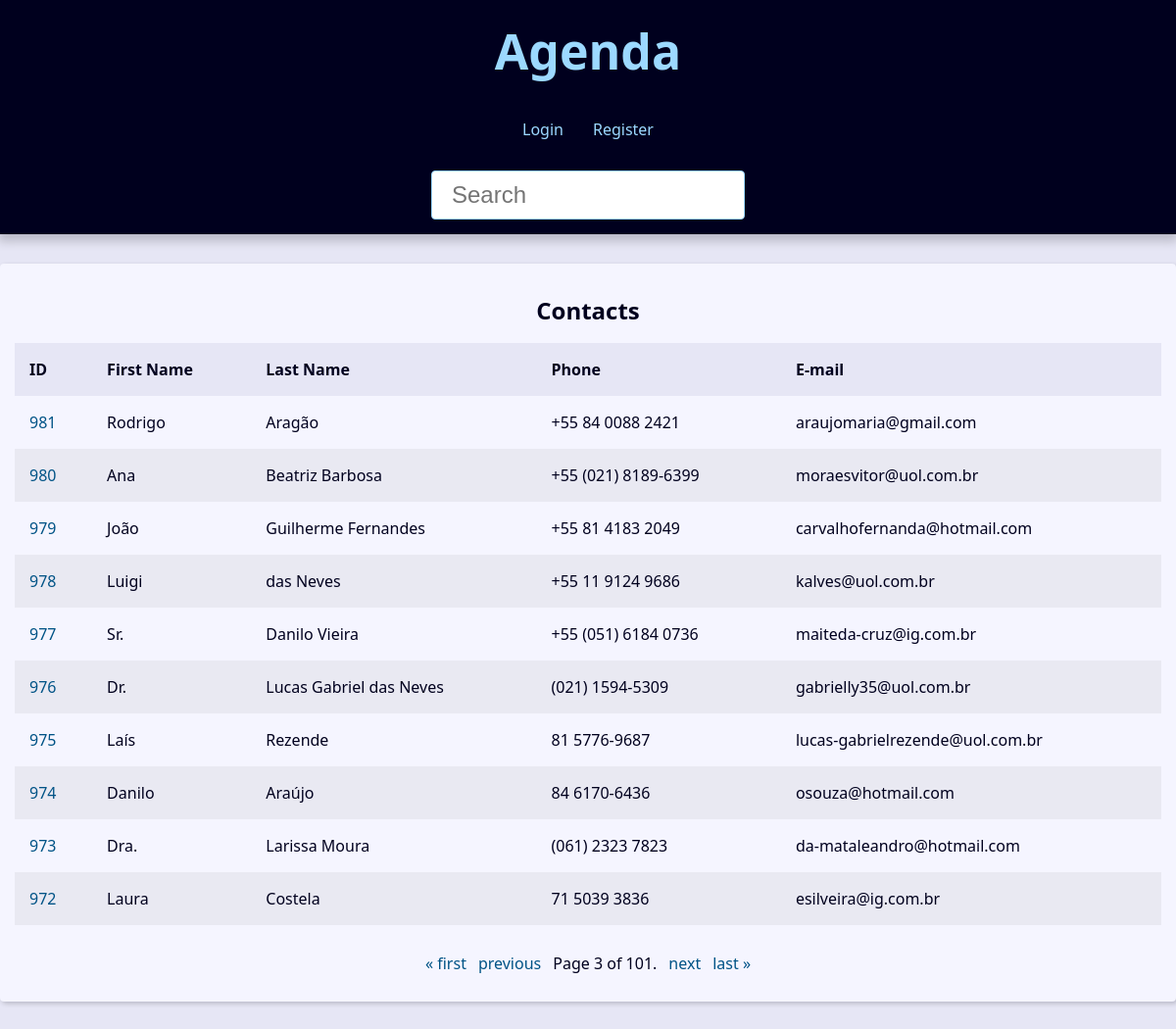
The app's page /?page=3&q= with its own data.
### contact/models.py (models this page shows, shortened)
class Contact(models.Model):
    first_name = models.CharField(max_length=50)
    last_name = models.CharField(max_length=50, blank=True)
    phone = models.CharField(max_length=12)  # Limite para números de telefone
    email = models.EmailField(max_length=254, blank=True)
    created_date = models.DateTimeField(auto_now_add=True)
    description = models.TextField(blank=True)
    show = models.BooleanField(default=True)
    picture = models.ImageField(blank=True, upload_to='pictures/%Y/%m/')
    category = models.ForeignKey(Category, on_delete=models.SET_NULL, blank=True, null=True)
    owner = models.ForeignKey(User, on_delete=models.SET_NULL, blank=True, null=True)

### contact/views/contact_views.py (the view)
# urls.py: path('', views.index, name='index'),
def index(request):
    contacts = Contact.objects.filter(show=True).order_by('-id')
    paginator = Paginator(contacts, 10)
    page_number = request.GET.get("page")
    page_obj = paginator.get_page(page_number)
    context = {
        'page_obj': page_obj,
        'site_title': 'Contatos - '
    }
    return render (
        request,
        'contact/index.html',
        context
    )

### contact/templates/contact/index.html
{% extends "global/index.html" %}
{% block content %}
{% if page_obj %}
    <div class="responsive-table">
        <table class="contacts-table">
            <caption class="table-caption">
                Contacts
            </caption>
            <thread>
                <tr class="table-row table-row-header">
                    <th class="table-header">ID</th>
                    <th class="table-header">First Name</th>
                    <th class="table-header">Last Name</th>
                    <th class="table-header">Phone</th>
                    <th class="table-header">E-mail</th>
                </tr>
            </thread>
            <tbody>
                {% for contact in page_obj %}
                    <tr class="table-row">
                        <td class="table-cel">
                            <a class="table-link" href=" {% url 'contact:contact' contact.id %}">
                                {{contact.id}}
                            </a>
                        </td>
                        <td class="table-cel">
                            {{contact.first_name}}
                        </td>
                        <td class="table-cel">
                            {{contact.last_name}}
                        </td>
                        <td class="table-cel">
                            {{contact.phone}}
                        </td>
                        <td class="table-cel">
                            {{contact.email}}
                        </td>
                    </tr>
                {% endfor %}
            </tbody>
        </table>
    </div>
{% else %}
<div class="single-contact">
    <h1 class="single-contact-name">
       Nenhum contato encontrado.
    </h1>
</div>
{% endif %}
{% endblock content %}

### base_static/global/css/style.css (style rules this page uses)
:root { --spacing: 1.5rem; --link-dark-color: rgb(0, 83, 134); --link-light-color: rgb(156, 217, 255); --clr-white: rgb(245, 245, 255); --clr-black: rgb(0, 0, 30); --clr-light-gray: rgb(230, 230, 245); --clr-dark-shadow-5: rgba(0, 0, 10, 5%); --clr-dark-shadow-10: rgba(0, 0, 10, 10%); --clr-dark-shadow-20: rgba(0, 0, 10, 20%); --clr-light-shadow-5: rgba(200, 200, 255, 5%); --clr-light-shadow-10: rgba(200, 200, 255, 10%); --clr-light-shadow-20: rgba(200, 200, 255, 20%); --main-page-width: 120rem; --table-min-width: 60rem; --biggest-font-size: 5rem; --bigger-font-size: 4rem; --big-font-size: 3.2rem; --medium-font-size: 2.4rem; --small-font-size: 1.6rem; --smaller-font-size: 1.4rem; --smallest-font-size: 1.2rem; --transition-fast: 300ms; --transition-medium: 600ms; --transition-slow: 1s; --default-border-radius: 4px; }
*, *::before, *::after { margin: 0; padding: 0; box-sizing: border-box; }
html { font-size: 62.5%; }
body { font-family: system-ui, -apple-system, BlinkMacSystemFont, 'Segoe UI', Roboto, Oxygen, Ubuntu, Cantarell, 'Open Sans', 'Helvetica Neue', sans-serif; line-height: 1.5; font-size: var(--small-font-size); color: var(--clr-black); -webkit-font-smoothing: antialiased; background: var(--clr-light-gray); }
.responsive-table { width: 100%; overflow-x: auto; }
.contacts-table { width: 100%; min-width: var(--table-min-width); border-collapse: collapse; }
.table-caption { font-size: var(--medium-font-size); font-weight: bold; padding: var(--spacing); }
.table-row { text-align: left; text-overflow: ellipsis; transition: background-color var(--transition-fast) ease-in-out; }
.table-row:nth-of-type(2n) { background: var(--clr-dark-shadow-5); }
.table-row-header { background: var(--clr-light-gray); color: var(--clr-black); }
.table-cel, .table-header { padding: var(--spacing); }
.table-link { color: var(--link-dark-color); transition: color var(--transition-fast) ease-in-out; text-decoration: none; }

### records on screen
Contact: id "981", first_name "Rodrigo", last_name "Aragão", phone "+55 84 0088 2421", email "araujomaria@gmail.com"
Contact: id "980", first_name "Ana", last_name "Beatriz Barbosa", phone "+55 (021) 8189-6399", email "moraesvitor@uol.com.br"
Contact: id "979", first_name "João", last_name "Guilherme Fernandes", phone "+55 81 4183 2049", email "carvalhofernanda@hotmail.com"
Contact: id "978", first_name "Luigi", last_name "das Neves", phone "+55 11 9124 9686", email "kalves@uol.com.br"
Contact: id "977", first_name "Sr.", last_name "Danilo Vieira", phone "+55 (051) 6184 0736", email "maiteda-cruz@ig.com.br"
Contact: id "976", first_name "Dr.", last_name "Lucas Gabriel das Neves", phone "(021) 1594-5309", email "gabrielly35@uol.com.br"
Contact: id "975", first_name "Laís", last_name "Rezende", phone "81 5776-9687", email "lucas-gabrielrezende@uol.com.br"
Contact: id "974", first_name "Danilo", last_name "Araújo", phone "84 6170-6436", email "osouza@hotmail.com"
Contact: id "973", first_name "Dra.", last_name "Larissa Moura", phone "(061) 2323 7823", email "da-mataleandro@hotmail.com"
Contact: id "972", first_name "Laura", last_name "Costela", phone "71 5039 3836", email "esilveira@ig.com.br"

### other values on screen
{{ page_obj.number }} "3"
{{ page_obj.paginator.num_pages }} "101"
